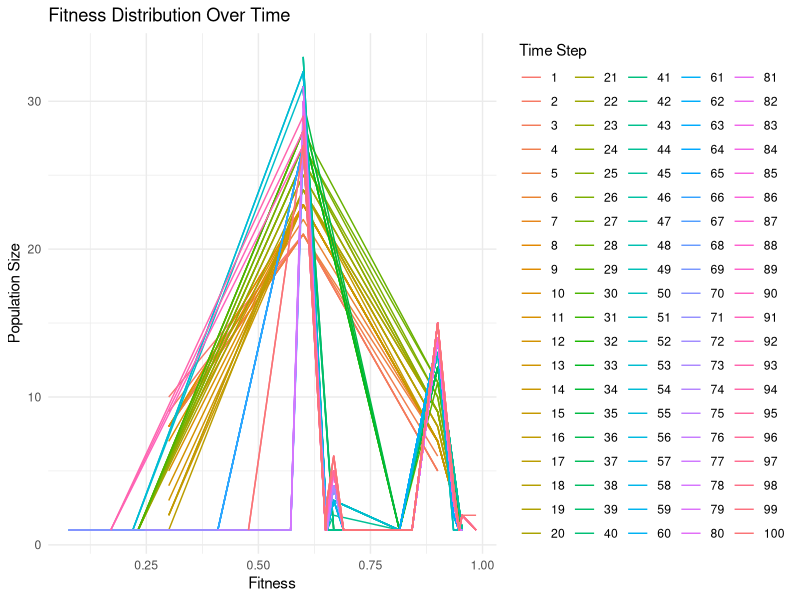
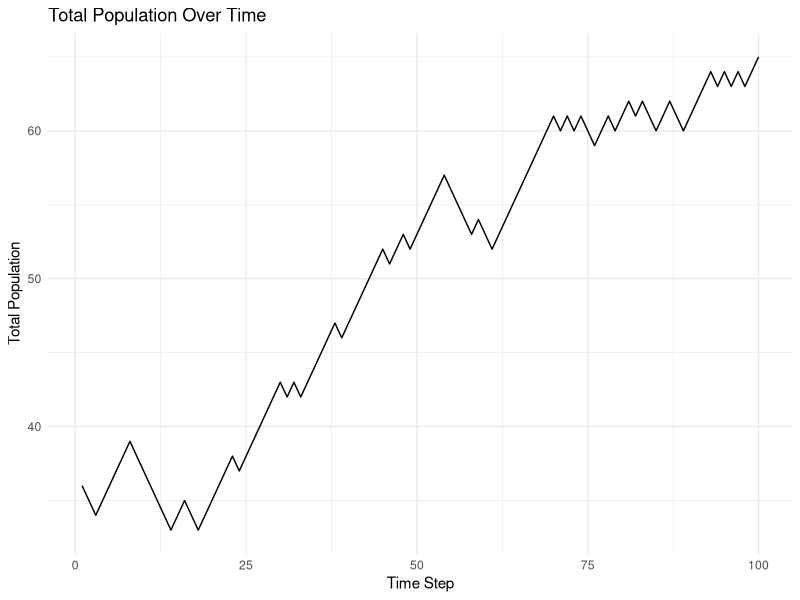
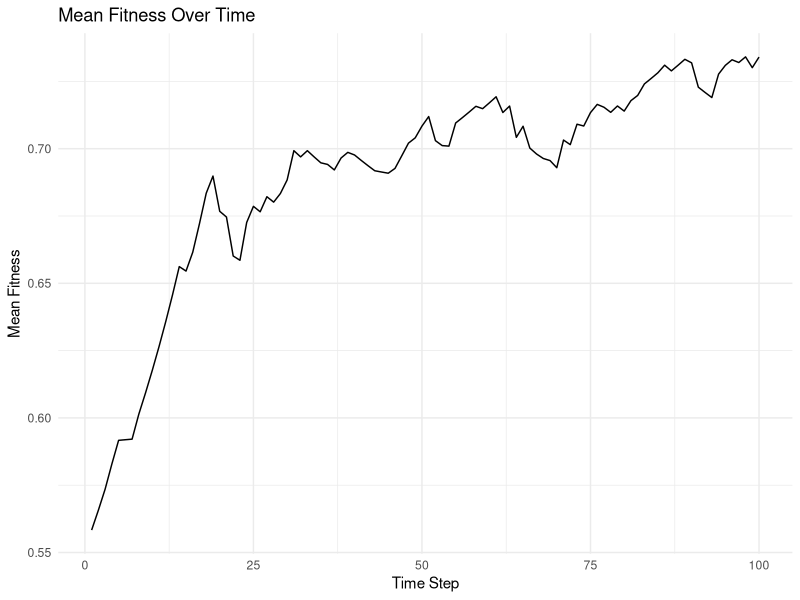

Here is the R script that generated these plots, in order:
## ---- chunk 1
knitr::opts_chunk$set(echo = TRUE)
## ---- chunk 2
# Load libraries
library(ggplot2)
library(dplyr)
library(tidyr)

# Define parameters
set.seed(123)
p <- 0.6  # Probability of birth
r <- 0.4  # Probability of mutation
n_steps <- 100  # Number of time steps
initial_population <- data.frame(fitness = c(0.3, 0.6, 0.9), size = c(10, 20, 5))
## ---- chunk 3
simulate_population <- function(initial_population, n_steps, p, r) {
  population <- initial_population
  results <- list()

  for (t in 1:n_steps) {
    if (runif(1) < p) {
      # Birth event
      if (runif(1) < r) {
        # Mutation: New fitness level uniformly in [0, 1]
        new_fitness <- runif(1)
        population <- population %>%
          add_row(fitness = new_fitness, size = 1)
      } else {
        # Preferential attachment
        total_size <- sum(population$size)
        probabilities <- population$size / total_size
        chosen <- sample(seq_len(nrow(population)), size = 1, prob = probabilities)
        population$size[chosen] <- population$size[chosen] + 1
      }
    } else {
      # Death event: Remove one individual from the least fit group
      least_fit <- which.min(population$fitness)
      if (population$size[least_fit] > 1) {
        population$size[least_fit] <- population$size[least_fit] - 1
      } else {
        population <- population[-least_fit, ]
      }
    }

    # Store the population state
    results[[t]] <- population
  }

  results
}
## ---- chunk 4
# Run simulation
simulation_results <- simulate_population(initial_population, n_steps, p, r)

# Prepare results for visualization
plot_data <- bind_rows(lapply(seq_along(simulation_results), function(t) {
  data <- simulation_results[[t]]
  data$time <- t
  data
}))
## ---- chunk 5
ggplot(plot_data, aes(x = fitness, y = size, color = as.factor(time))) +
  geom_line() +
  labs(title = "Fitness Distribution Over Time",
       x = "Fitness",
       y = "Population Size",
       color = "Time Step") +
  theme_minimal()
## ---- chunk 6
summary_data <- plot_data %>%
  group_by(time) %>%
  summarise(total_population = sum(size),
            mean_fitness = weighted.mean(fitness, size))

ggplot(summary_data, aes(x = time, y = total_population)) +
  geom_line() +
  labs(title = "Total Population Over Time",
       x = "Time Step",
       y = "Total Population") +
  theme_minimal()
## ---- chunk 7
ggplot(summary_data, aes(x = time, y = mean_fitness)) +
  geom_line() +
  labs(title = "Mean Fitness Over Time",
       x = "Time Step",
       y = "Mean Fitness") +
  theme_minimal()
